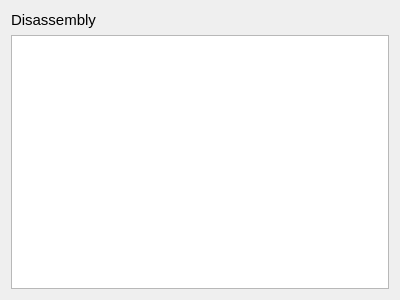
<?xml version="1.0" encoding="UTF-8"?>
<ui version="4.0">
 <class>DisassemblyWidget</class>
 <widget class="QWidget" name="DisassemblyWidget">
  <property name="geometry">
   <rect>
    <x>0</x>
    <y>0</y>
    <width>400</width>
    <height>300</height>
   </rect>
  </property>
  <property name="windowTitle">
   <string>Form</string>
  </property>
  <layout class="QVBoxLayout" name="verticalLayout">
   <item>
    <widget class="QLabel" name="lblDissasembly">
     <property name="font">
      <font>
       <pointsize>11</pointsize>
      </font>
     </property>
     <property name="text">
      <string>Disassembly</string>
     </property>
    </widget>
   </item>
   <item>
    <widget class="QTextBrowser" name="textareaDissasembly"/>
   </item>
  </layout>
 </widget>
 <resources/>
 <connections/>
</ui>
